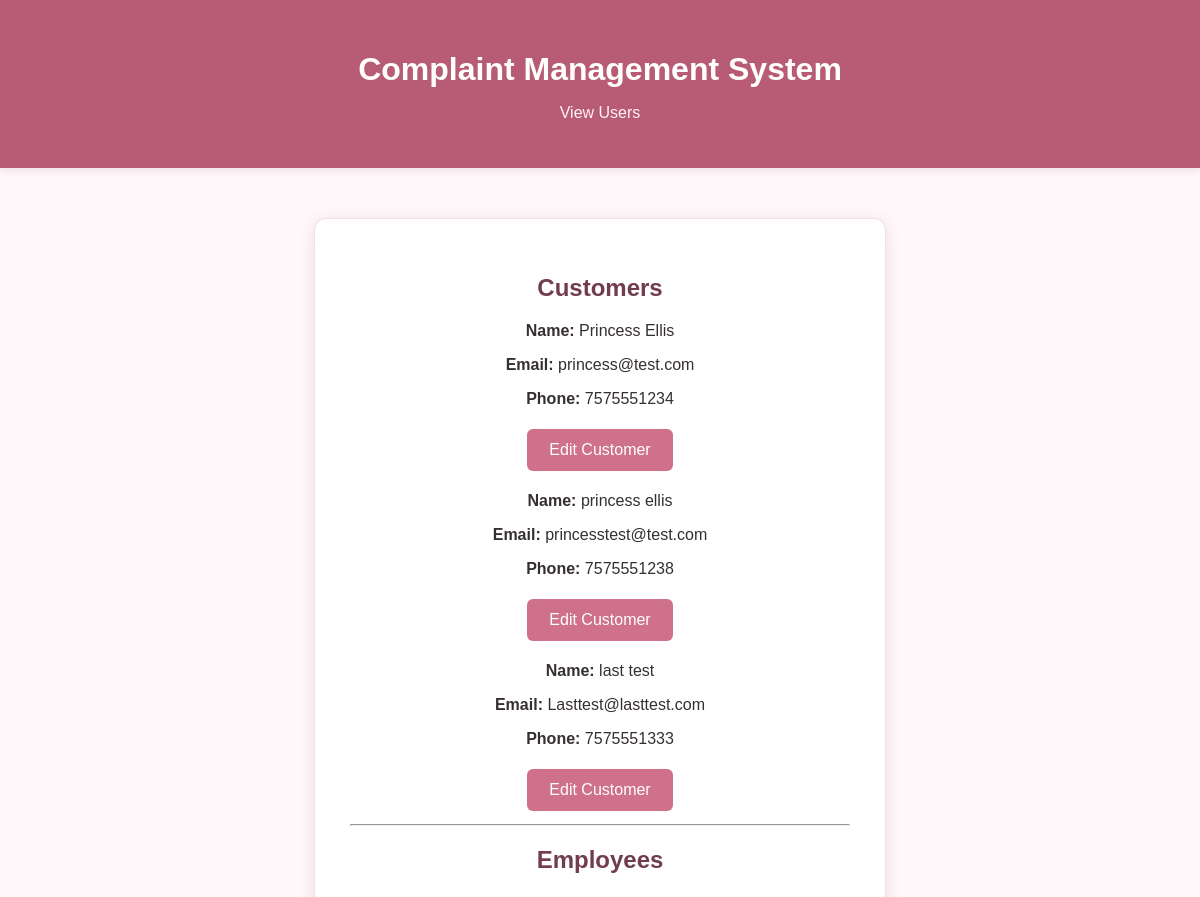
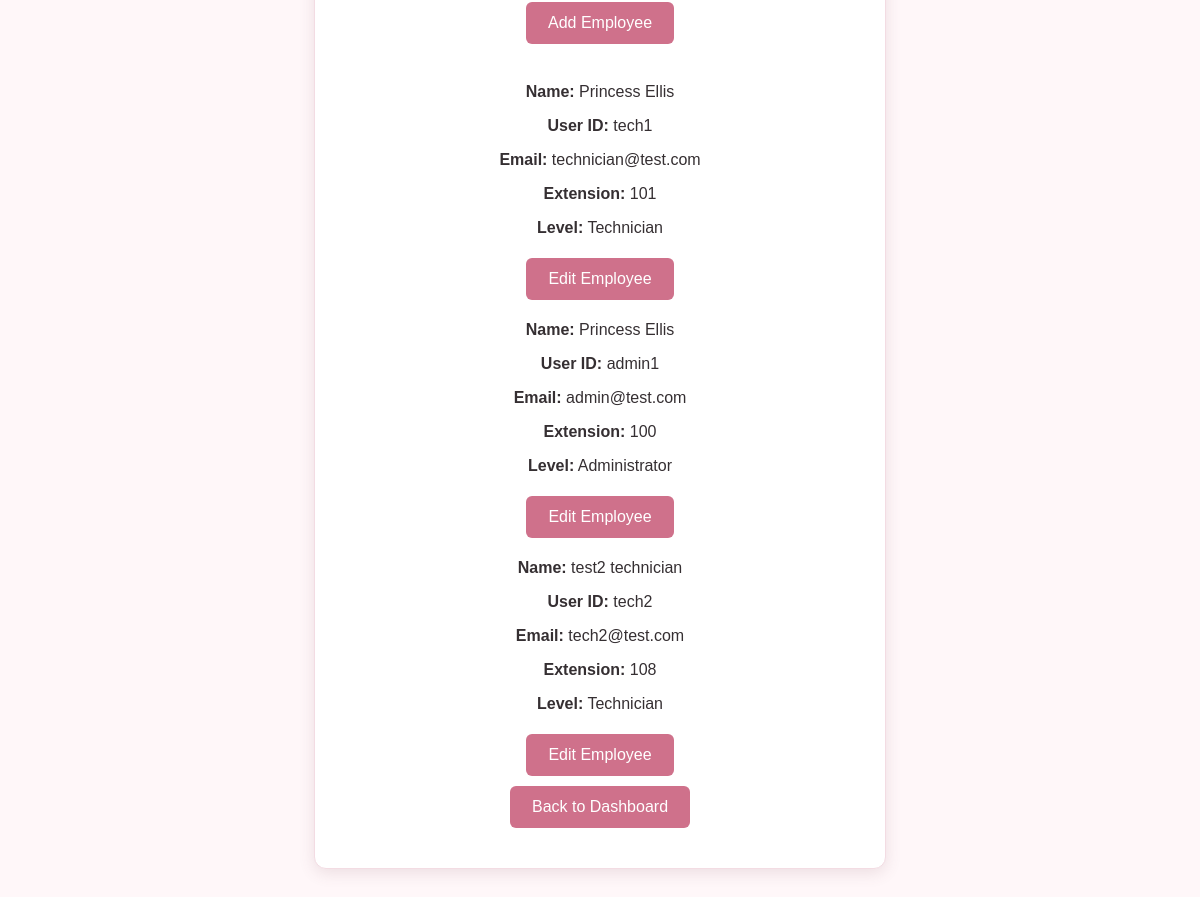
/view/admin_users.php (signed in), run on the app's committed database (2 pictures, top to bottom).
### tables this page shows
CREATE TABLE `customers` (
  `CustomerID` int(11) NOT NULL,
  `Email` varchar(100) NOT NULL,
  `FirstName` varchar(50) NOT NULL,
  `LastName` varchar(50) NOT NULL,
  `StreetAddress` varchar(100) NOT NULL,
  `City` varchar(50) NOT NULL,
  `State` char(2) NOT NULL,
  `ZipCode` varchar(10) NOT NULL,
  `PhoneNumber` varchar(20) NOT NULL,
  `Password` varchar(255) NOT NULL,
  `DateCreated` datetime NOT NULL DEFAULT current_timestamp()
);

CREATE TABLE `employees` (
  `EmployeeID` int(11) NOT NULL,
  `UserID` varchar(50) NOT NULL,
  `FirstName` varchar(50) NOT NULL,
  `LastName` varchar(50) NOT NULL,
  `Email` varchar(100) NOT NULL,
  `PhoneExtension` varchar(10) NOT NULL,
  `Password` varchar(255) NOT NULL,
  `Level` enum('Administrator','Technician') NOT NULL
);

### model/customer_db.php (called while the page is built, shortened)
<?php
require_once __DIR__ . '/database.php';
require_once __DIR__ . '/customer.php';
class CustomerDB
{
    public static function getCustomers()
    {
        $db = new Database();
        $connection = $db->getConnection();
        $query = "SELECT * FROM customers
                  ORDER BY LastName, FirstName";
        $result = mysqli_query($connection, $query);
        $customers = [];
        while ($row = mysqli_fetch_assoc($result)) {
            $customers[] = self::makeCustomer($row);
        }
        return $customers;
    }
    private static function makeCustomer($row)
    {
        return new Customer(
            $row['CustomerID'],
            $row['Email'],
            $row['FirstName'],
            $row['LastName'],
            $row['StreetAddress'],
            $row['City'],
            $row['State'],
            $row['ZipCode'],
            $row['PhoneNumber'],
            $row['Password']
        );
    }
}
?>

### model/database.php (called while the page is built, shortened)
<?php
class Database
{
    private $host = "localhost";
    private $database = "complaint_management";
    private $username = "complaint_user";
    private $password = "Complaint2026!";
    public function __construct()
    {
        $this->connection = mysqli_connect(
            $this->host,
            $this->username,
            $this->password,
            $this->database
        );
    }
}

### model/customer.php (called while the page is built, shortened)
<?php
class Customer
{
    private $customerId;
    private $email;
    private $firstName;
    private $lastName;
    private $phoneNumber;
    public function __construct(
        $customerId = null,
        $email = "",
        $firstName = "",
        $lastName = "",
        $streetAddress = "",
        $city = "",
        $state = "",
        $zipCode = "",
        $phoneNumber = "",
        $password = ""
    ) {
        $this->customerId = $customerId;
        $this->email = $email;
        $this->firstName = $firstName;
        $this->lastName = $lastName;
        $this->phoneNumber = $phoneNumber;
    }
    public function getCustomerId()
    {
        return $this->customerId;
    }
    public function getEmail()
    {
        return $this->email;
    }
    public function getFirstName()
    {
        return $this->firstName;
    }
    public function getLastName()
    {
        return $this->lastName;
    }
    public function getPhoneNumber()
    {
        return $this->phoneNumber;
    }
}

### model/employee_db.php (called while the page is built, shortened)
<?php
require_once __DIR__ . '/database.php';
require_once __DIR__ . '/employee.php';
class EmployeeDB
{
    public static function getEmployees()
    {
        $db = new Database();
        $connection = $db->getConnection();
        $query = "SELECT * FROM employees
                  ORDER BY LastName, FirstName";
        $result = mysqli_query($connection, $query);
        $employees = [];
        while ($row = mysqli_fetch_assoc($result)) {
            $employees[] = self::makeEmployee($row);
        }
        return $employees;
    }
private static function makeEmployee($row)
{
    return new Employee(
        $row['EmployeeID'],
        $row['UserID'],
        $row['FirstName'],
        $row['LastName'],
        $row['Email'],
        $row['PhoneExtension'],
        $row['Password'],
        $row['Level']
    );
}
}
?>

### model/employee.php (called while the page is built, shortened)
<?php
class Employee
{
    private $employeeId;
    private $userId;
    private $firstName;
    private $lastName;
    private $email;
    private $phoneExtension;
    private $level;
    public function __construct(
        $employeeId = null,
        $userId = '',
        $firstName = '',
        $lastName = '',
        $email = '',
        $phoneExtension = '',
        $password = '',
        $level = ''
    ) {
        $this->employeeId = $employeeId;
        $this->userId = $userId;
        $this->firstName = $firstName;
        $this->lastName = $lastName;
        $this->email = $email;
        $this->phoneExtension = $phoneExtension;
        $this->level = $level;
    }
    public function getEmployeeId()
    {
        return $this->employeeId;
    }
    public function getUserId()
    {
        return $this->userId;
    }
    public function getFirstName()
    {
        return $this->firstName;
    }
    public function getLastName()
    {
        return $this->lastName;
    }
    public function getEmail()
    {
        return $this->email;
    }
    public function getPhoneExtension()
    {
        return $this->phoneExtension;
    }
    public function getLevel()
    {
        return $this->level;
    }
}
?>

### view/admin_users.php (the view, shortened to what this page needs)
<?php
require_once __DIR__ . '/../model/customer_db.php';
require_once __DIR__ . '/../model/employee_db.php';
$customers = CustomerDB::getCustomers();
$employees = EmployeeDB::getEmployees();
?>
<!DOCTYPE html>
<html lang="en">
<head>
    <link rel="stylesheet" href="../css/styles.css">
</head>
<body>
<header>
    <h1>Complaint Management System</h1>
    <p>View Users</p>
</header>
<main>
<section class="card">
    <h2>Customers</h2>
    <?php if (count($customers) === 0) : ?>
        <p>No customers found.</p>
    <?php else : ?>
        <?php foreach ($customers as $customer) : ?>
            <div class="complaint">
                <p>
                    <strong>Name:</strong>
                    <?php
                    echo htmlspecialchars(
                        $customer->getFirstName() . ' ' .
                        $customer->getLastName()
                    );
                    ?>
                </p>
                <p>
                    <strong>Email:</strong>
                    <?php
                    echo htmlspecialchars(
                        $customer->getEmail()
                    );
                    ?>
                </p>
                <p>
                    <strong>Phone:</strong>
                    <?php
                    echo htmlspecialchars(
                        $customer->getPhoneNumber()
                    );
                    ?>
                </p>
                <a
                    href="admin_customer.php?id=<?php
                    echo $customer->getCustomerId();
                    ?>"
                    class="button"
                >
                    Edit Customer
                </a>
            </div>
        <?php endforeach; ?>
    <?php endif; ?>
    <hr>
    <h2>Employees</h2>
    <a href="admin_employee.php" class="button">
        Add Employee
    </a>
    <br><br>
    <?php if (count($employees) === 0) : ?>
        <p>No employees found.</p>
    <?php else : ?>
        <?php foreach ($employees as $employee) : ?>
            <div class="complaint">
                <p>
                    <strong>Name:</strong>
                    <?php
                    echo htmlspecialchars(
                        $employee->getFirstName() . ' ' .
                        $employee->getLastName()
                    );
                    ?>
                </p>
                <p>
                    <strong>User ID:</strong>
                    <?php
                    echo htmlspecialchars(
                        $employee->getUserId()
                    );
                    ?>
                </p>
                <p>
                    <strong>Email:</strong>
                    <?php
                    echo htmlspecialchars(
                        $employee->getEmail()
                    );
                    ?>
                </p>
                <p>
                    <strong>Extension:</strong>
                    <?php
                    echo htmlspecialchars(
                        $employee->getPhoneExtension()
                    );
                    ?>
                </p>
                <p>
                    <strong>Level:</strong>
                    <?php
                    echo htmlspecialchars(
                        $employee->getLevel()
                    );
                    ?>
                </p>
                <a
                    href="admin_employee.php?id=<?php
                    echo $employee->getEmployeeId();
                    ?>"
                    class="button"
                >
                    Edit Employee
                </a>
            </div>
        <?php endforeach; ?>
    <?php endif; ?>
    <a href="admin_home.php" class="button">
        Back to Dashboard
    </a>
</section>
</main>
</body>
</html>

### css/styles.css (style rules this page uses)
body { margin: 0; font-family: Arial, sans-serif; background-color: #fff7f9; color: #352f32; }
header { background-color: #b85c76; color: white; text-align: center; padding: 30px; box-shadow: 0 2px 8px rgba(90, 45, 60, 0.12); }
header h1 { margin-bottom: 5px; }
header p { color: #fff2f5; }
main { display: flex; justify-content: center; padding: 50px 20px; }
.card { background-color: white; padding: 35px; width: 500px; border-radius: 12px; box-shadow: 0 4px 16px rgba(120, 70, 85, 0.14); text-align: center; border: 1px solid #f3dce3; }
.card h2 { color: #713d4d; }
.button { display: inline-block; padding: 12px 22px; margin: 5px; background-color: #cf718b; color: white; text-decoration: none; border-radius: 6px; border: none; transition: background-color 0.2s ease; }

### data on the page
customers: LastName "Princess Ellis", Email "princess@test.com", PhoneNumber "7575551234"
customers: FirstName+LastName "princess ellis", Email "princesstest@test.com", PhoneNumber "7575551238"
customers: FirstName+LastName "last test", Email "Lasttest@lasttest.com", PhoneNumber "7575551333"
employees: FirstName+LastName "Princess Ellis", UserID "tech1", Email "technician@test.com", PhoneExtension "101", Level "Technician"
employees: FirstName+LastName "Princess Ellis", UserID "admin1", Email "admin@test.com", PhoneExtension "100", Level "Administrator"
employees: FirstName+LastName "test2 technician", UserID "tech2", Email "tech2@test.com", PhoneExtension "108", Level "Technician"
